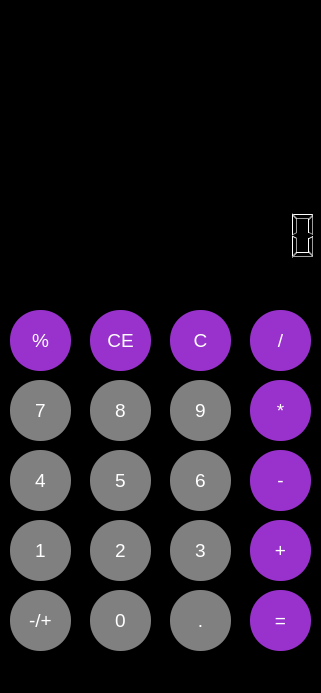
<?xml version="1.0" encoding="UTF-8"?>
<ui version="4.0">
 <class>MainWindow</class>
 <widget class="QMainWindow" name="MainWindow">
  <property name="geometry">
   <rect>
    <x>0</x>
    <y>0</y>
    <width>321</width>
    <height>693</height>
   </rect>
  </property>
  <property name="windowTitle">
   <string>MainWindow</string>
  </property>
  <property name="styleSheet">
   <string notr="true">background-color: black</string>
  </property>
  <widget class="QWidget" name="centralwidget">
   <widget class="QLCDNumber" name="lcdNumber">
    <property name="geometry">
     <rect>
      <x>10</x>
      <y>200</y>
      <width>311</width>
      <height>71</height>
     </rect>
    </property>
    <property name="layoutDirection">
     <enum>Qt::RightToLeft</enum>
    </property>
    <property name="lineWidth">
     <number>0</number>
    </property>
    <property name="midLineWidth">
     <number>0</number>
    </property>
    <property name="smallDecimalPoint">
     <bool>false</bool>
    </property>
    <property name="digitCount">
     <number>12</number>
    </property>
   </widget>
   <widget class="QPushButton" name="button_clean_entry">
    <property name="enabled">
     <bool>true</bool>
    </property>
    <property name="geometry">
     <rect>
      <x>90</x>
      <y>310</y>
      <width>61</width>
      <height>61</height>
     </rect>
    </property>
    <property name="font">
     <font>
      <pointsize>14</pointsize>
     </font>
    </property>
    <property name="styleSheet">
     <string notr="true">background-color: #9932CC;
color: white;
border-radius: 30</string>
    </property>
    <property name="text">
     <string>CE</string>
    </property>
   </widget>
   <widget class="QPushButton" name="button_clean">
    <property name="enabled">
     <bool>true</bool>
    </property>
    <property name="geometry">
     <rect>
      <x>170</x>
      <y>310</y>
      <width>61</width>
      <height>61</height>
     </rect>
    </property>
    <property name="font">
     <font>
      <pointsize>14</pointsize>
     </font>
    </property>
    <property name="styleSheet">
     <string notr="true">background-color: #9932CC;
color: white;
border-radius: 30</string>
    </property>
    <property name="text">
     <string>C</string>
    </property>
   </widget>
   <widget class="QPushButton" name="button_divide">
    <property name="enabled">
     <bool>true</bool>
    </property>
    <property name="geometry">
     <rect>
      <x>250</x>
      <y>310</y>
      <width>61</width>
      <height>61</height>
     </rect>
    </property>
    <property name="font">
     <font>
      <pointsize>14</pointsize>
     </font>
    </property>
    <property name="styleSheet">
     <string notr="true">background-color: #9932CC;
color: white;
border-radius: 30</string>
    </property>
    <property name="text">
     <string>/</string>
    </property>
   </widget>
   <widget class="QPushButton" name="button_7">
    <property name="enabled">
     <bool>true</bool>
    </property>
    <property name="geometry">
     <rect>
      <x>10</x>
      <y>380</y>
      <width>61</width>
      <height>61</height>
     </rect>
    </property>
    <property name="font">
     <font>
      <pointsize>14</pointsize>
     </font>
    </property>
    <property name="styleSheet">
     <string notr="true">background-color: #808080;
color: white;
border-radius: 30</string>
    </property>
    <property name="text">
     <string>7</string>
    </property>
   </widget>
   <widget class="QPushButton" name="button_8">
    <property name="enabled">
     <bool>true</bool>
    </property>
    <property name="geometry">
     <rect>
      <x>90</x>
      <y>380</y>
      <width>61</width>
      <height>61</height>
     </rect>
    </property>
    <property name="font">
     <font>
      <pointsize>14</pointsize>
     </font>
    </property>
    <property name="styleSheet">
     <string notr="true">background-color: #808080;
color: white;
border-radius: 30</string>
    </property>
    <property name="text">
     <string>8</string>
    </property>
   </widget>
   <widget class="QPushButton" name="button_9">
    <property name="enabled">
     <bool>true</bool>
    </property>
    <property name="geometry">
     <rect>
      <x>170</x>
      <y>380</y>
      <width>61</width>
      <height>61</height>
     </rect>
    </property>
    <property name="font">
     <font>
      <pointsize>14</pointsize>
     </font>
    </property>
    <property name="styleSheet">
     <string notr="true">background-color: #808080;
color: white;
border-radius: 30</string>
    </property>
    <property name="text">
     <string>9</string>
    </property>
   </widget>
   <widget class="QPushButton" name="button_multiply">
    <property name="enabled">
     <bool>true</bool>
    </property>
    <property name="geometry">
     <rect>
      <x>250</x>
      <y>380</y>
      <width>61</width>
      <height>61</height>
     </rect>
    </property>
    <property name="font">
     <font>
      <pointsize>14</pointsize>
     </font>
    </property>
    <property name="styleSheet">
     <string notr="true">background-color: #9932CC;
color: white;
border-radius: 30</string>
    </property>
    <property name="text">
     <string>*</string>
    </property>
   </widget>
   <widget class="QPushButton" name="button_add">
    <property name="enabled">
     <bool>true</bool>
    </property>
    <property name="geometry">
     <rect>
      <x>250</x>
      <y>520</y>
      <width>61</width>
      <height>61</height>
     </rect>
    </property>
    <property name="font">
     <font>
      <pointsize>14</pointsize>
     </font>
    </property>
    <property name="styleSheet">
     <string notr="true">background-color: #9932CC;
color: white;
border-radius: 30</string>
    </property>
    <property name="text">
     <string>+</string>
    </property>
   </widget>
   <widget class="QPushButton" name="button_5">
    <property name="enabled">
     <bool>true</bool>
    </property>
    <property name="geometry">
     <rect>
      <x>90</x>
      <y>450</y>
      <width>61</width>
      <height>61</height>
     </rect>
    </property>
    <property name="font">
     <font>
      <pointsize>14</pointsize>
     </font>
    </property>
    <property name="styleSheet">
     <string notr="true">background-color: #808080;
color: white;
border-radius: 30</string>
    </property>
    <property name="text">
     <string>5</string>
    </property>
   </widget>
   <widget class="QPushButton" name="button_2">
    <property name="enabled">
     <bool>true</bool>
    </property>
    <property name="geometry">
     <rect>
      <x>90</x>
      <y>520</y>
      <width>61</width>
      <height>61</height>
     </rect>
    </property>
    <property name="font">
     <font>
      <pointsize>14</pointsize>
     </font>
    </property>
    <property name="styleSheet">
     <string notr="true">background-color: #808080;
color: white;
border-radius: 30</string>
    </property>
    <property name="text">
     <string>2</string>
    </property>
   </widget>
   <widget class="QPushButton" name="button_6">
    <property name="enabled">
     <bool>true</bool>
    </property>
    <property name="geometry">
     <rect>
      <x>170</x>
      <y>450</y>
      <width>61</width>
      <height>61</height>
     </rect>
    </property>
    <property name="font">
     <font>
      <pointsize>14</pointsize>
     </font>
    </property>
    <property name="styleSheet">
     <string notr="true">background-color: #808080;
color: white;
border-radius: 30</string>
    </property>
    <property name="text">
     <string>6</string>
    </property>
   </widget>
   <widget class="QPushButton" name="button_4">
    <property name="enabled">
     <bool>true</bool>
    </property>
    <property name="geometry">
     <rect>
      <x>10</x>
      <y>450</y>
      <width>61</width>
      <height>61</height>
     </rect>
    </property>
    <property name="font">
     <font>
      <pointsize>14</pointsize>
     </font>
    </property>
    <property name="styleSheet">
     <string notr="true">background-color: #808080;
color: white;
border-radius: 30</string>
    </property>
    <property name="text">
     <string>4</string>
    </property>
   </widget>
   <widget class="QPushButton" name="button_1">
    <property name="enabled">
     <bool>true</bool>
    </property>
    <property name="geometry">
     <rect>
      <x>10</x>
      <y>520</y>
      <width>61</width>
      <height>61</height>
     </rect>
    </property>
    <property name="font">
     <font>
      <pointsize>14</pointsize>
     </font>
    </property>
    <property name="styleSheet">
     <string notr="true">background-color: #808080;
color: white;
border-radius: 30</string>
    </property>
    <property name="text">
     <string>1</string>
    </property>
   </widget>
   <widget class="QPushButton" name="button_sub">
    <property name="enabled">
     <bool>true</bool>
    </property>
    <property name="geometry">
     <rect>
      <x>250</x>
      <y>450</y>
      <width>61</width>
      <height>61</height>
     </rect>
    </property>
    <property name="font">
     <font>
      <pointsize>14</pointsize>
     </font>
    </property>
    <property name="styleSheet">
     <string notr="true">background-color: #9932CC;
color: white;
border-radius: 30</string>
    </property>
    <property name="text">
     <string>-</string>
    </property>
   </widget>
   <widget class="QPushButton" name="button_3">
    <property name="enabled">
     <bool>true</bool>
    </property>
    <property name="geometry">
     <rect>
      <x>170</x>
      <y>520</y>
      <width>61</width>
      <height>61</height>
     </rect>
    </property>
    <property name="font">
     <font>
      <pointsize>14</pointsize>
     </font>
    </property>
    <property name="styleSheet">
     <string notr="true">background-color: #808080;
color: white;
border-radius: 30</string>
    </property>
    <property name="text">
     <string>3</string>
    </property>
   </widget>
   <widget class="QPushButton" name="button_dot">
    <property name="enabled">
     <bool>true</bool>
    </property>
    <property name="geometry">
     <rect>
      <x>170</x>
      <y>590</y>
      <width>61</width>
      <height>61</height>
     </rect>
    </property>
    <property name="font">
     <font>
      <pointsize>14</pointsize>
     </font>
    </property>
    <property name="styleSheet">
     <string notr="true">background-color: #808080;
color: white;
border-radius: 30</string>
    </property>
    <property name="text">
     <string>.</string>
    </property>
   </widget>
   <widget class="QPushButton" name="button_0">
    <property name="enabled">
     <bool>true</bool>
    </property>
    <property name="geometry">
     <rect>
      <x>90</x>
      <y>590</y>
      <width>61</width>
      <height>61</height>
     </rect>
    </property>
    <property name="font">
     <font>
      <pointsize>14</pointsize>
     </font>
    </property>
    <property name="styleSheet">
     <string notr="true">background-color: #808080;
color: white;
border-radius: 30</string>
    </property>
    <property name="text">
     <string>0</string>
    </property>
   </widget>
   <widget class="QPushButton" name="button_negative">
    <property name="enabled">
     <bool>true</bool>
    </property>
    <property name="geometry">
     <rect>
      <x>10</x>
      <y>590</y>
      <width>61</width>
      <height>61</height>
     </rect>
    </property>
    <property name="font">
     <font>
      <pointsize>14</pointsize>
     </font>
    </property>
    <property name="styleSheet">
     <string notr="true">background-color: #808080;
color: white;
border-radius: 30</string>
    </property>
    <property name="text">
     <string>-/+</string>
    </property>
   </widget>
   <widget class="QPushButton" name="button_equal">
    <property name="enabled">
     <bool>true</bool>
    </property>
    <property name="geometry">
     <rect>
      <x>250</x>
      <y>590</y>
      <width>61</width>
      <height>61</height>
     </rect>
    </property>
    <property name="font">
     <font>
      <pointsize>14</pointsize>
     </font>
    </property>
    <property name="styleSheet">
     <string notr="true">background-color: #9932CC;
color: white;
border-radius: 30</string>
    </property>
    <property name="text">
     <string>=</string>
    </property>
   </widget>
   <widget class="QLabel" name="label">
    <property name="enabled">
     <bool>true</bool>
    </property>
    <property name="geometry">
     <rect>
      <x>10</x>
      <y>-1</y>
      <width>301</width>
      <height>181</height>
     </rect>
    </property>
    <property name="maximumSize">
     <size>
      <width>301</width>
      <height>301</height>
     </size>
    </property>
    <property name="text">
     <string/>
    </property>
    <property name="pixmap">
     <pixmap>calc_background.png</pixmap>
    </property>
    <property name="scaledContents">
     <bool>true</bool>
    </property>
    <property name="alignment">
     <set>Qt::AlignCenter</set>
    </property>
   </widget>
   <widget class="QPushButton" name="button_percent">
    <property name="enabled">
     <bool>true</bool>
    </property>
    <property name="geometry">
     <rect>
      <x>10</x>
      <y>310</y>
      <width>61</width>
      <height>61</height>
     </rect>
    </property>
    <property name="font">
     <font>
      <pointsize>14</pointsize>
     </font>
    </property>
    <property name="styleSheet">
     <string notr="true">background-color: #9932CC;
color: white;
border-radius: 30</string>
    </property>
    <property name="text">
     <string>%</string>
    </property>
   </widget>
   <zorder>gridLayoutWidget</zorder>
   <zorder>lcdNumber</zorder>
   <zorder>button_7</zorder>
   <zorder>button_8</zorder>
   <zorder>button_9</zorder>
   <zorder>button_multiply</zorder>
   <zorder>button_add</zorder>
   <zorder>button_5</zorder>
   <zorder>button_2</zorder>
   <zorder>button_6</zorder>
   <zorder>button_4</zorder>
   <zorder>button_1</zorder>
   <zorder>button_sub</zorder>
   <zorder>button_3</zorder>
   <zorder>button_dot</zorder>
   <zorder>button_0</zorder>
   <zorder>button_negative</zorder>
   <zorder>button_equal</zorder>
   <zorder>button_clean_entry</zorder>
   <zorder>button_clean</zorder>
   <zorder>button_percent</zorder>
   <zorder>button_divide</zorder>
   <zorder>label</zorder>
  </widget>
  <widget class="QMenuBar" name="menubar">
   <property name="geometry">
    <rect>
     <x>0</x>
     <y>0</y>
     <width>321</width>
     <height>21</height>
    </rect>
   </property>
  </widget>
  <widget class="QStatusBar" name="statusbar"/>
 </widget>
 <resources/>
 <connections/>
</ui>
